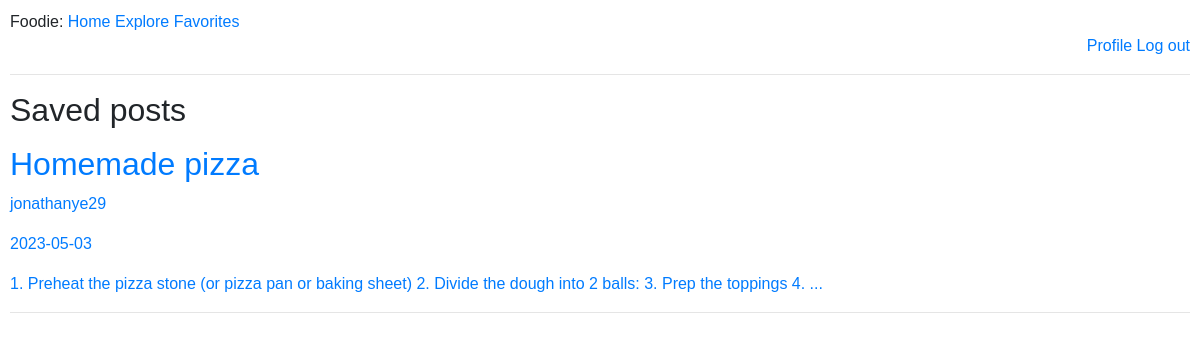
Screenshot of /saves (signed in) with the database file from the repository.
### tables this page shows
CREATE TABLE recipes(
        id INTEGER PRIMARY KEY,
        title VARCHAR(100),
        timestamp TEXT,
        content TEXT,
        ingredients TEXT,
        user_id INTEGER,
        FOREIGN KEY (user_id) REFERENCES users(id) on delete cascade
    );

CREATE TABLE users (
        id INTEGER PRIMARY KEY,
        name TEXT,
        surname TEXT,
        country TEXT,
        username TEXT,
        email TEXT,
        password TEXT
    );

### app.py (the view)
@app.route('/saves')
@token_required
def saves():
    data = jwt.decode(session['token'], token_key, algorithms=['HS256'])
    user_id_title = data['user_id']
    query = f"SELECT * from users where id={user_id_title}"
    db = database_worker('social_net.db')
    user = db.search(query=query)
    if user:
        query_saves = f"SELECT post_id from saves where user_id={user_id_title}"
        saves = db.search(query=query_saves)
        posts = []
        if saves:
            for i in range(len(saves)):
                query_posts = f"SELECT title, user_id, DATE(timestamp), content, id from recipes where id={saves[i][0]}"
                post = db.search(query=query_posts)
                for j in range(len(post)):
                    for k in range(len(post[j])):
                        if k == 1:
                            user_id = post[j][k]
                            query_user = f"SELECT username from users where id={user_id}"
                            username = db.search(query=query_user)
                            post[j] = list(post[j])
                            post[j][k] = username[0][0]
                            post[j] = tuple(post[j])
                posts.append(post[0])
            return render_template('saves.html', title='Saves', user=user, posts=posts,
                                   login=True, user_id=user_id_title)
        else:
            return render_template('saves.html', title='Saves', user=user, login=True, user_id=user_id_title,
                                   message="You don't have any saves yet.")
    return render_template('saves.html', title='Saves', login=True, user_id=user_id_title)

### app.py (called while the page is built)
def token_required(f):
    @wraps(f)
    def decorated(*args, **kwargs):
        if 'token' not in session:
            print("No token")
            return redirect(url_for('login'))
        try:
            print("Decoding token")
            data = jwt.decode(session['token'], token_key, algorithms=['HS256'])
        except:
            print("Wrong Token")
            return redirect(url_for('login'))
        return f(*args, **kwargs)
    return decorated

### my_lib.py (called while the page is built)
    def search(self, query):
        result = self.cursor.execute(query).fetchall()
        return result

### templates/saves.html (shortened to what this page needs)
{% extends "base.html" %}
{% block content %}
    <h2>Saved posts</h2>
    {% for post in posts %}
    <a href="{{ url_for('recipe_page', post_id=post[4]) }}">
    <div class="post">
        <h2 class="post-title">{{ post[0]}}</h2>
        <p class="post-author">{{ post[1]}}</p>
        <p class="post-date">{{ post[2]}}</p>
        <p class="post-content">{{ post[3] }}</p>
    </div>
    </a>
    <hr>
    {% endfor %}
{% endblock %}

### static/registration.css (style rules this page uses)
body, button, input, select, textarea, h1, h2, h3, h4, h5, h6, p, span, div, a { font-family: Arial, sans-serif; }

### static/my_style.css (style rules this page uses)
body, button, input, select, textarea, h1, h2, h3, h4, h5, h6, p, span, div, a { font-family: Arial, sans-serif; }
body { margin: 10px; }

### rows the page displays
recipes: title "Homemade pizza", content "1. Preheat the pizza stone (or pizza pan or baking sheet) 2. Divide the dough into 2 balls: 3. Prep the toppings 4. ..."
users: username "jonathanye29"

### other values shown
{{ post[2] }} "2023-05-03"
